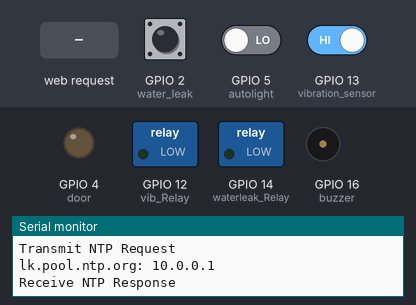
Bench run of a sketch on a simulated ESP8266 (NodeMCU). On the bench: switched loads named in the sketch (green lamp = pin HIGH), output pins drawn as LEDs (lit = HIGH), buzzer (waves = sounding, pin HIGH), the last lines printed to the serial monitor. The inputs (shaded band) are chosen by the test bench; at power-on: GPIO 2 (water_leak) HIGH, GPIO 5 (autolight) LOW, GPIO 13 (vibration_sensor) HIGH. WiFi joins after 1.5 s; servers stay silent unless stated.

Above: at 2.7 s.
2.8 s: HTTP request GET /door/1 received
At 4.7 s:
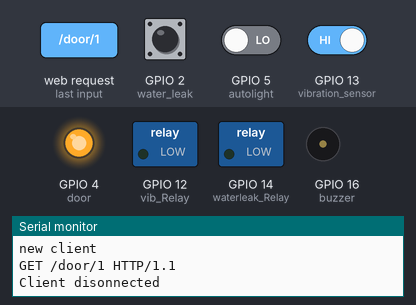
5.0 s: HTTP request GET /leak/1 received
At 6.4 s:
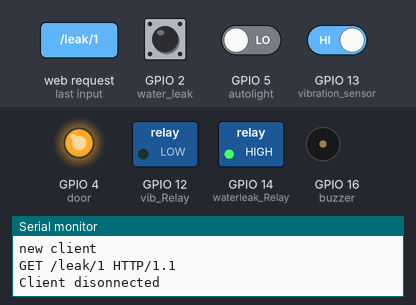
7.0 s: HTTP request GET /door/0 received
At 8.0 s:
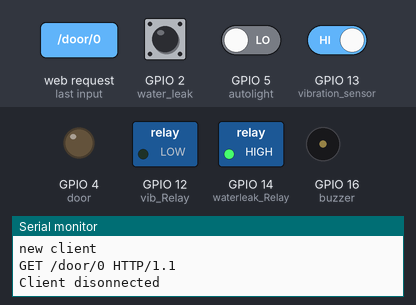
11.0 s: HTTP request GET /leak/0 received
At 12.4 s:
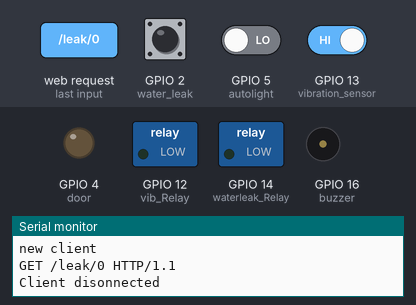
Timing chart, 0 to 14.0 s (numbered marks = the images above; inputs shaded):
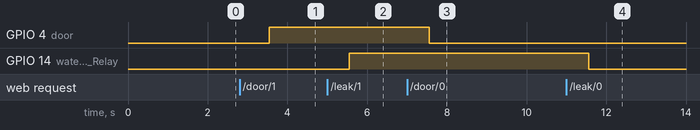

The sketch:

seg1_p2.ino
```cpp
#include <TimeLib.h>
#include <ESP8266WiFi.h>
#include <WiFiUdp.h>

const char* ssid = "JaraWifi"; //your ssid
const char* password = "jaraz12345"; //password of your wifi network
String phoneNumber="+94716482041"; //phone number to which notification messages are sent

const char* host = "www.txtlocal.com";

WiFiServer server(80);

static const char ntpServerName[] = "lk.pool.ntp.org";
const float timeZone = 5.50;

WiFiUDP Udp;
unsigned int localPort = 8888;  // local port to listen for UDP packets

boolean buzzer=false;
boolean autoLight=false;
boolean autoLightStatus=true;

float calibrationFactor = 4.5;//flow sensor vars
volatile byte pulseCount;
float flowRate;
float floatR;
unsigned int flowMilliLitres;
unsigned long totalMilliLitres;
unsigned long oldTime;
boolean flowFirst=true;
boolean flowEnd=false;//flow sensor vars

//sound Sensor vars
int vibDetectedVal = HIGH; //where record our Sound Measurement
boolean bAlarm = false;
unsigned long lastVibDetectTime; // Record the time that measured a sound
int vibAlarmTime = 500; // Number of milli seconds to keep the sound alarm high
//sound sensor vars


String store_var="desc|stTime1|endTime1&";
String store_var1="desc|stTime1|endTime1&";

time_t getNtpTime();
String digitalClockDisplay();
String printDigits(int digits);
void sendNTPpacket(IPAddress &address);

void setup() {
  pinMode(2, INPUT);//water leak
  pinMode(4, OUTPUT);//door
  pinMode(12, OUTPUT);//vib_Relay
  pinMode(13,INPUT);//vibration sensor
  pinMode(5, INPUT);//autolight
  pinMode(16, OUTPUT);//buzzer
  pinMode(14, OUTPUT);//waterleak_Relay
  digitalWrite(2, 1);
  digitalWrite(12,0);//@ the begining vib sensor is not active
  digitalWrite(14,0);//@ the begining water leakage sensor is not active
  digitalWrite(16, 0);//From the begining buzzer is not active
  digitalWrite(2, 1);

  pulseCount        = 0;//flow sensor
  flowRate          = 0.0;
  flowMilliLitres   = 0;
  totalMilliLitres  = 0;
  oldTime           = 0;//flow sensor

  attachInterrupt(2, pulseCounter, FALLING);//flow sensor

  Serial.begin(115200);
  delay(10);

  // Connect to WiFi network
  Serial.println();
  Serial.println();
  Serial.print("Connecting to ");
  Serial.println(ssid);

  WiFi.begin(ssid, password);

  while (WiFi.status() != WL_CONNECTED) {
    delay(500);
    Serial.print(".");
  }
  Serial.println("");
  Serial.println("WiFi connected");

  // Start the server
  server.begin();
  Serial.println("Server started");

  // Print the IP address
  Serial.println(WiFi.localIP());

  Udp.begin(localPort);
  setSyncProvider(getNtpTime);
  setSyncInterval(300);
}

time_t prevDisplay = 0;

void loop() {
  vibSensing();

  if(digitalRead(5)==HIGH){
    autoLight=true;
  }else{
    autoLight=false;
    }

  //flow sensing
  floatR=flow();

  if (floatR!=0){
    buzzer=true;//buzzer on
    Serial.print(".......");
    if (flowFirst){
      flowFirst=false;
      flowEnd=true;

      if (timeStatus() != timeNotSet) {
            if (now() != prevDisplay) { //update the display only if time has changed
                prevDisplay = now();
                store_var1+="Water leakage detected|";
                store_var1+= digitalClockDisplay();
                store_var1+= "|";

                WiFiClient client;
                const int httpPort = 80;
                if (!client.connect(host, httpPort)) {
                  Serial.println("connection failed");
                  return;
                }

                String url = "/sendsmspost.php?uname=lahiruepa@zoho.com&pword=Idontknow94&message=Water%20leakage%20of%20"+String(floatR)+"L/min%20detected%20in%20kitchen.-HomeAssistent&selectednums="+phoneNumber+"&info=1&test=0";

                client.print(String("GET ") + url + " HTTP/1.1\r\n" +
                          "Host: " + host + "\r\n" +
                          "Connection: close\r\n\r\n");
                unsigned long timeout = millis();
                while (client.available() == 0) {
                  if (millis() - timeout > 5000) {
                    client.stop();
                    return;
                  }
                }
            }
          }
    }
   }else{
    buzzer=false;//buzzer off
    if (flowEnd){
      flowEnd=false;
      flowFirst=true;

      if (timeStatus() != timeNotSet) {
            if (now() != prevDisplay) {
                prevDisplay = now();
                store_var1+= digitalClockDisplay();
                store_var1+= "&";
            }
          }
      Serial.println(store_var);

      delay(50);
      }
    }
   //end of water leakage reading


  // Check if a client has connected
  WiFiClient client = server.available();
  if (!client) {
    return;
  }

  // Wait until the client sends some data
  Serial.println("new client");
  while(!client.available()){
    delay(1);
  }

  // Read the first line of the request
  String req = client.readStringUntil('\r');
  Serial.println(req);
  client.flush();

  // Match the request
  String pos;
  int checkPos;
  int val;
  String s;
  if (req.indexOf("/door/0") != -1){
    digitalWrite(4, 0);
    s = "HTTP/1.1 200 OK\r\nContent-Type: text/plain\r\n\r\nDoor locked!";}

  else if (req.indexOf("/door/1") != -1){
    digitalWrite(4, 1);
    s = "HTTP/1.1 200 OK\r\nContent-Type: text/plain\r\n\r\nDoor unlocked!";}

  else if (req.indexOf("/door/check/1") != -1){
    if(digitalRead(4)==LOW){
      pos="Door is locked!";}
    else if(digitalRead(4)==HIGH){
      pos="Door is not locked!";}
    s = "HTTP/1.1 200 OK\r\nContent-Type: text/plain\r\n\r\n"+pos;}

  else if (req.indexOf("/vibration/0") != -1){
    digitalWrite(5, 0);
    s = "HTTP/1.1 200 OK\r\nContent-Type: text/plain\r\n\r\nKitchen_fan is now low";}

  else if (req.indexOf("/vibration/1") != -1){
    digitalWrite(5, 1);
    s = "HTTP/1.1 200 OK\r\nContent-Type: text/plain\r\n\r\nKitchen_fan is now high ";}

  else if (req.indexOf("/vibration/check/1") != -1){
    if(digitalRead(5)==LOW){
      pos="Vibration sensor down!";}
    else if(digitalRead(5)==HIGH){
      pos="Vibration sensor up!";}
    s = "HTTP/1.1 200 OK\r\nContent-Type: text/plain\r\n\r\n"+pos;}

  else if (req.indexOf("/leak/0") != -1){
    digitalWrite(14, 0);
    s = "HTTP/1.1 200 OK\r\nContent-Type: text/plain\r\n\r\nLeakage Sensor Down";}

  else if (req.indexOf("/leak/1") != -1){
    digitalWrite(14, 1);
    s = "HTTP/1.1 200 OK\r\nContent-Type: text/plain\r\n\r\nLeakage Sensor Up";}

  else if (req.indexOf("/leak/check/1") != -1){
    if(digitalRead(14)==LOW){
      pos="Water leakage sensor down!";}
    else if(digitalRead(14)==HIGH){
      pos="Water leakage sensor up!";}
    s = "HTTP/1.1 200 OK\r\nContent-Type: text/plain\r\n\r\n"+pos;}

  else if (req.indexOf("/buzzer") != -1){
    s = "HTTP/1.1 200 OK\r\nContent-Type: text/plain\r\n\r\n"+String(buzzer);}

  else if (req.indexOf("/notification") != -1){
    s = "HTTP/1.1 200 OK\r\nContent-Type: text/plain\r\n\r\n"+store_var1+"&"+store_var;}

  else if (req.indexOf("/photocell/data") != -1){
    s = "HTTP/1.1 200 OK\r\nContent-Type: text/plain\r\n\r\n"+String(autoLightStatus)+","+String(autoLight);}

 else if (req.indexOf("/photocell/0") != -1){
    autoLightStatus=false;
    s = "HTTP/1.1 200 OK\r\nContent-Type: text/plain\r\n\r\nPhotocell sensor deactivated";}


  else if (req.indexOf("/photocell/1") != -1){
    autoLightStatus=true;
    s = "HTTP/1.1 200 OK\r\nContent-Type: text/plain\r\n\r\nPhotocell sensor activated!";}

  else {
    Serial.println("invalid request");
    client.stop();
    return;
  }

  client.flush();

  // Send the response to the client
  client.print(s);
  delay(1);
  Serial.println("Client disonnected");

  // The client will actually be disconnected
  // when the function returns and 'client' object is detroyed

}

String digitalClockDisplay()
{
  // digital clock display of the time
  String s= String(hour());
  s+=printDigits(minute());
  s+=printDigits(second());
  s+=" ";
  s+=String(day());
  s+=".";
  s+=String(month());
  s+=".";
  s+=String(year());

  return s;
}

String printDigits(int digits)
{
  // utility for digital clock display: prints preceding colon and leading 0
  String dts=":";
  if (digits < 10)
    dts=dts+'0';
  dts=dts+String(digits);
  return dts;
}

const int NTP_PACKET_SIZE = 48; // NTP time is in the first 48 bytes of message
byte packetBuffer[NTP_PACKET_SIZE]; //buffer to hold incoming & outgoing packets

time_t getNtpTime()
{
  IPAddress ntpServerIP; // NTP server's ip address

  while (Udp.parsePacket() > 0) ; // discard any previously received packets
  Serial.println("Transmit NTP Request");
  // get a random server from the pool
  WiFi.hostByName(ntpServerName, ntpServerIP);
  Serial.print(ntpServerName);
  Serial.print(": ");
  Serial.println(ntpServerIP);
  sendNTPpacket(ntpServerIP);
  uint32_t beginWait = millis();
  while (millis() - beginWait < 1500) {
    int size = Udp.parsePacket();
    if (size >= NTP_PACKET_SIZE) {
      Serial.println("Receive NTP Response");
      Udp.read(packetBuffer, NTP_PACKET_SIZE);  // read packet into the buffer
      unsigned long secsSince1900;
      // convert four bytes starting at location 40 to a long integer
      secsSince1900 =  (unsigned long)packetBuffer[40] << 24;
      secsSince1900 |= (unsigned long)packetBuffer[41] << 16;
      secsSince1900 |= (unsigned long)packetBuffer[42] << 8;
      secsSince1900 |= (unsigned long)packetBuffer[43];
      return secsSince1900 - 2208988800UL + timeZone * SECS_PER_HOUR;
    }
  }
  Serial.println("No NTP Response :-(");
  return 0; // return 0 if unable to get the time
}

// send an NTP request to the time server at the given address
void sendNTPpacket(IPAddress &address)
{
  // set all bytes in the buffer to 0
  memset(packetBuffer, 0, NTP_PACKET_SIZE);
  // Initialize values needed to form NTP request
  // (see URL above for details on the packets)
  packetBuffer[0] = 0b11100011;   // LI, Version, Mode
  packetBuffer[1] = 0;     // Stratum, or type of clock
  packetBuffer[2] = 6;     // Polling Interval
  packetBuffer[3] = 0xEC;  // Peer Clock Precision
  // 8 bytes of zero for Root Delay & Root Dispersion
  packetBuffer[12] = 49;
  packetBuffer[13] = 0x4E;
  packetBuffer[14] = 49;
  packetBuffer[15] = 52;
  // all NTP fields have been given values, now
  // you can send a packet requesting a timestamp:
  Udp.beginPacket(address, 123); //NTP requests are to port 123
  Udp.write(packetBuffer, NTP_PACKET_SIZE);
  Udp.endPacket();
}

void pulseCounter()
{
  // Increment the pulse counter
  pulseCount++;
}

//water leakage reading
int flow(){
    detachInterrupt(2);

    flowRate = ((1000.0 / (millis() - oldTime)) * pulseCount) / calibrationFactor;
    oldTime = millis();
    flowMilliLitres = (flowRate / 60) * 1000;
    totalMilliLitres += flowMilliLitres;


    // Reset the pulse counter so we can start incrementing again
    pulseCount = 0;

    // Enable the interrupt again now that we've finished sending output
    attachInterrupt(2, pulseCounter, FALLING);
    delay(1000);
    return flowRate;
  }

//vibration sensor reading
void vibSensing(){
  vibDetectedVal = digitalRead (13) ; // read the vibration alarm time

  if (vibDetectedVal == LOW) // If hear a sound
  {
    buzzer=true; //buzzer on
    lastVibDetectTime = millis(); // record the time of the sound alarm
    if (!bAlarm){
      Serial.println("LOUD, LOUD");
      bAlarm = true;

      if (timeStatus() != timeNotSet) {
            if (now() != prevDisplay) { //update the display only if time has changed
                prevDisplay = now();
                store_var+="Vibration Detected|";
                store_var+= digitalClockDisplay();
                store_var+= "|";

                WiFiClient client;
                const int httpPort = 80;
                if (!client.connect(host, httpPort)) {
                  Serial.println("connection failed");
                  return;
                }

                String url = "/sendsmspost.php?uname=lahiruepa@zoho.com&pword=Idontknow94&message=Vibration%20detected%20in%20the%20living%20room.-HomeAssistent&selectednums="+phoneNumber+"&info=1&test=0";

                client.print(String("GET ") + url + " HTTP/1.1\r\n" +
                          "Host: " + host + "\r\n" +
                          "Connection: close\r\n\r\n");
                unsigned long timeout = millis();
                while (client.available() == 0) {
                  if (millis() - timeout > 5000) {
                    client.stop();
                    return;
                  }
                }
            }
          }
    }
  }
  else
  {
    buzzer=false;//buzzer off
    if( (millis()-lastVibDetectTime) > vibAlarmTime  &&  bAlarm){
      Serial.println("quiet");
      bAlarm = false;

      if (timeStatus() != timeNotSet) {
            if (now() != prevDisplay) {
                prevDisplay = now();
                store_var+= digitalClockDisplay();
                store_var+= "&";
            }
          }
    }
  }
  }
 //vibration sensor reading ends
```

Measured:
- after the input at 2.8 s, GPIO 4 (door): LOW → HIGH after 0.75 s
- after the input at 5.0 s, GPIO 14 (waterleak_Relay): LOW → HIGH after 0.55 s
- after the input at 7.0 s, GPIO 4 (door): HIGH → LOW after 0.55 s
- after the input at 11.0 s, GPIO 14 (waterleak_Relay): HIGH → LOW after 0.55 s
